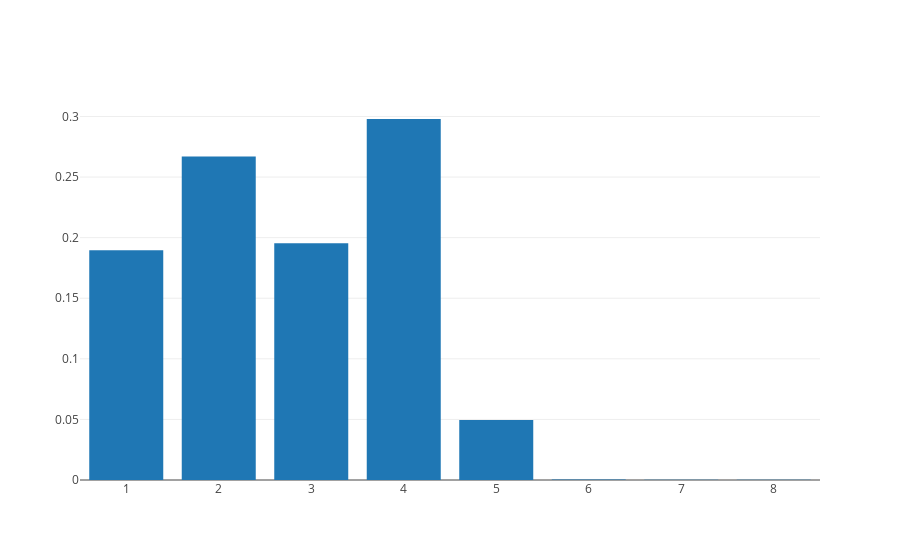

The code cell stored with this chart in its notebook:
### Code cell
#Tsetlin automata

totalScore = [0]*8

for tests in range(0, 100):

    #Set up variables
    position = 0
    depth = 0
    score = [0]*8
    permutation = getPermutation()
    
    for converge in range(0, 1000):
        score[permutation[position]] += 1
        thisStrength = strength(permutation[position])
        if validPercent(thisStrength):
            if depth == 0:
                position = updatePosition(position)
            else:
                depth -= 1
        else:
            if depth < MAX_DEPTH:
                depth += 1
    score = normList(score)
    totalScore = addLists(totalScore, score)
finalList = normList(totalScore)

print finalList
iplot(getData([1, 2, 3, 4, 5, 6, 7, 8], finalList))

### Figure 1 — Plotly figure (JSON) as saved in the notebook; plotly's stock layout.template omitted (floating-point values rounded to 4 significant figures)
{"data": [{"type": "bar", "x": [1, 2, 3, 4, 5, 6, 7, 8], "y": [0.1896, 0.2669, 0.1954, 0.2979, 0.0495, 0.00031, 0.00017, 0.00016]}], "layout": {}}
